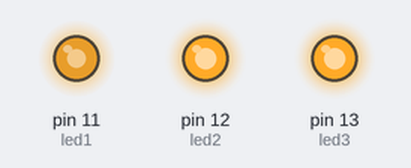
The sketch below on a simulated Arduino Uno, built with avr-gcc and run on an emulated ATmega328P. On the bench: output pins drawn as LEDs (lit = HIGH). Random numbers use the default seed unless the sketch sets one.

Above: at 2.23 s.
At 2.95 s:
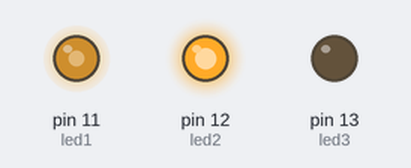
At 5.83 s:
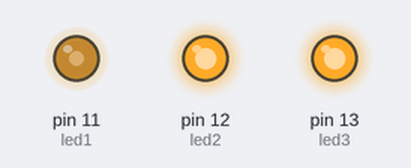
At 12.88 s:
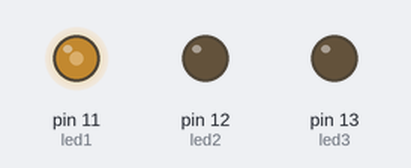
At 21.56 s:
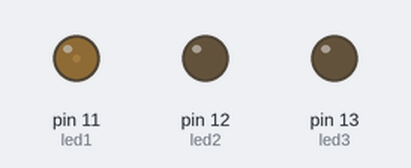
At 31.82 s:
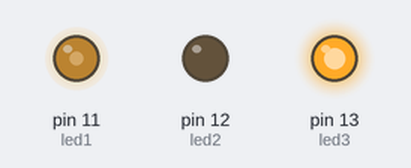
Timing chart, 0 to 40.0 s (numbered marks = the images above):
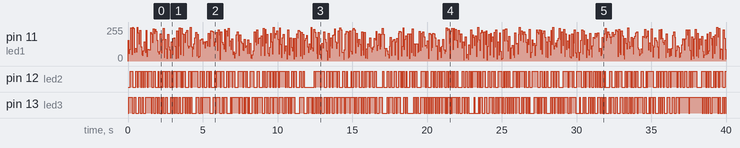

Measured:
- by itself, pin 13 (led3): LOW → HIGH at 0.04 s, → LOW 0.24 s later, → HIGH 0.12 s later, → LOW 0.12 s later, … (342 changes in this stretch)

The sketch:

flame.ino
```cpp
int led1 = 11;
int led2 = 12;
int led3 = 13;
void setup() {
  pinMode(led1, OUTPUT);
  pinMode(led2, OUTPUT);
  pinMode(led3, OUTPUT);
}
void loop() {
  flicker();
  //breathe();

}
void breathe() {
  for (int i=50; i<=255; i++) {
    analogWrite(led1, i);
    analogWrite(led2, i);
    analogWrite(led3, i);
    delay(10);
  }
  for (int i=255; i>50; i--) {
    analogWrite(led1, i);
    analogWrite(led2, i);
    analogWrite(led3, i);
    delay(10);
  }
}
void flicker() {
    analogWrite(led1, random(10, 255));
    delay(20);
    analogWrite(led2, random(10, 255));
    delay(20);
    analogWrite(led3, random(10, 255));
    delay(20);
}
```
